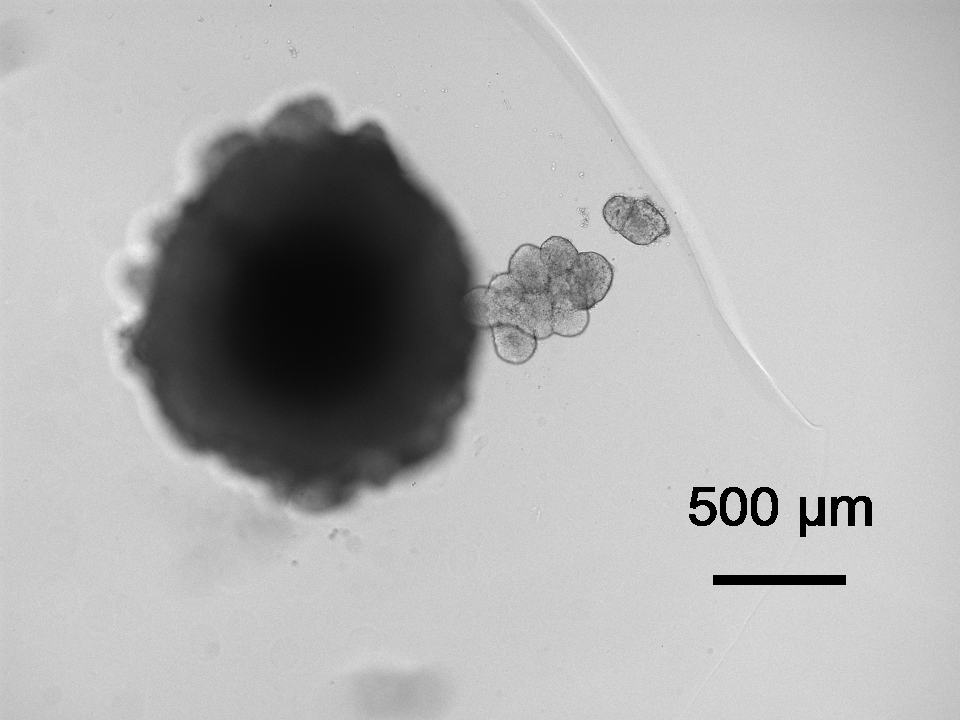
#> input picture Examples/Diameter-Measurement.tif, 960 x 720 px
$ python Diameter-Measurement.py
#> lines starting #> are read from the running program, lines starting #| are printed output that depends on the picture; after the words box and inside, x2 and y2 are one past the last pixel; in counts of white or black regions, pixels touching at a corner belong together
import cv2
import numpy as np
import pandas as pd
import os
import math
import matplotlib.pyplot as plt
import sys
rel_files=[]
tif_files = []
def get_tif_files(folder_path):
    normalized_path = os.path.normpath(folder_path)
    for root, dirs, files in os.walk(normalized_path):
        for file in files:
            if file.lower().endswith('.tif'):
                tif_files.append(os.path.join(root, file))
                rel_files.append(file)
    return tif_files

folder_path = input('Enter folder path: ')
#> the answer given: Examples
scale = int(input("Enter scale: "))
#> the answer given: 3
min_radius = int(input("Enter min_radius: "))
#> the answer given: 3
max_radius = int(input("Enter max_radius: "))
#> the answer given: 3
tif_files = get_tif_files(folder_path)
index=-1
D = []
for file_path in tif_files:
    index+=1
    print(file_path)
    image = cv2.imread(file_path)
#> image is the input picture: shape (720, 960, 3); min 0, max 255, mean 176.6

    scale_image = image.copy()

    height, width, _ = scale_image.shape
#> height = 720; width = 960
    roi = scale_image

    gray = cv2.cvtColor(roi, cv2.COLOR_BGR2GRAY)

    _, binary = cv2.threshold(gray, 200, 255, cv2.THRESH_BINARY)
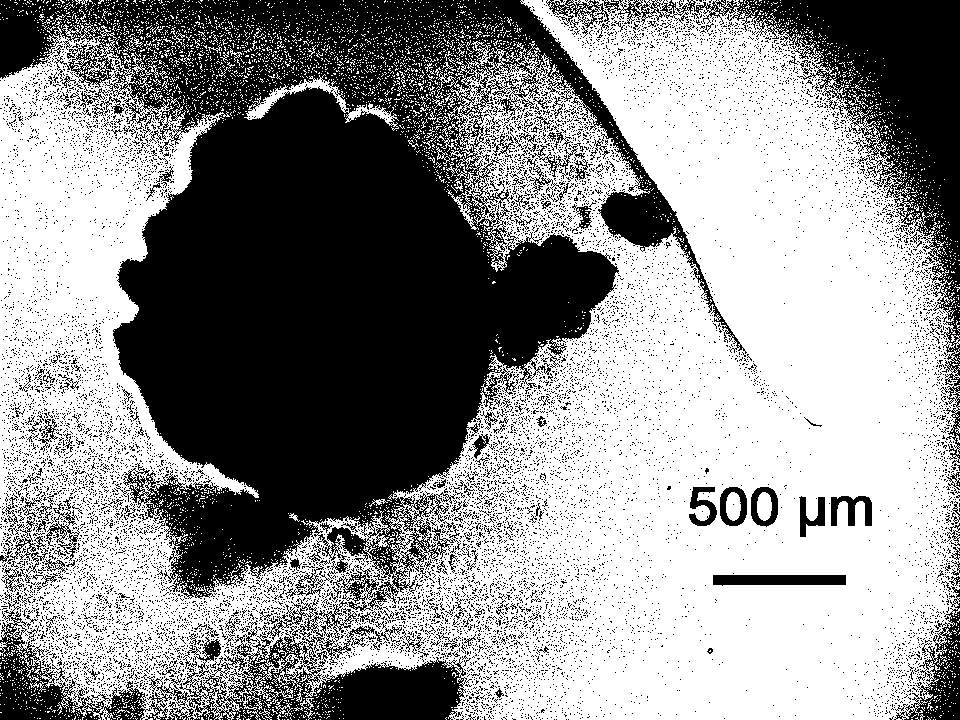
#> binary: shape (720, 960); 57.2% white; 12483 black regions (12288 under 20 px)

    contours, _ = cv2.findContours(binary, cv2.RETR_EXTERNAL, cv2.CHAIN_APPROX_SIMPLE)
#> contours = 4282 contours, 4264 with area under 20; largest, box (x1, y1, x2, y2) and area: (0, 0, 960, 720) 436662, (244, 74, 399, 131) 1238, (300, 698, 315, 720) 70, (436, 146, 450, 166) 59, (567, 0, 594, 12) 57

    for contour in contours:
        x, y, w, h = cv2.boundingRect(contour)

        if w > 100 and h > 2:
            cv2.rectangle(roi, (x, y), (x + w, y + h), (0, 0, 255), 2)
            print(x,y,w,h)
            scale_length_pixels = w
            break
#> this loop made 2218 passes
#> (x, y, w, h, scale_length_pixels) on pass 2218: (244, 74, 155, 57, 155)
#> (x, y, w, h) on passes 1, 2, 3, 5, 6, 7: (935, 719, 1, 1), (933, 719, 1, 1), (926, 719, 1, 1), (320, 719, 1, 1), (318, 719, 1, 1), (315, 719, 1, 1)
#| 244 74 155 57
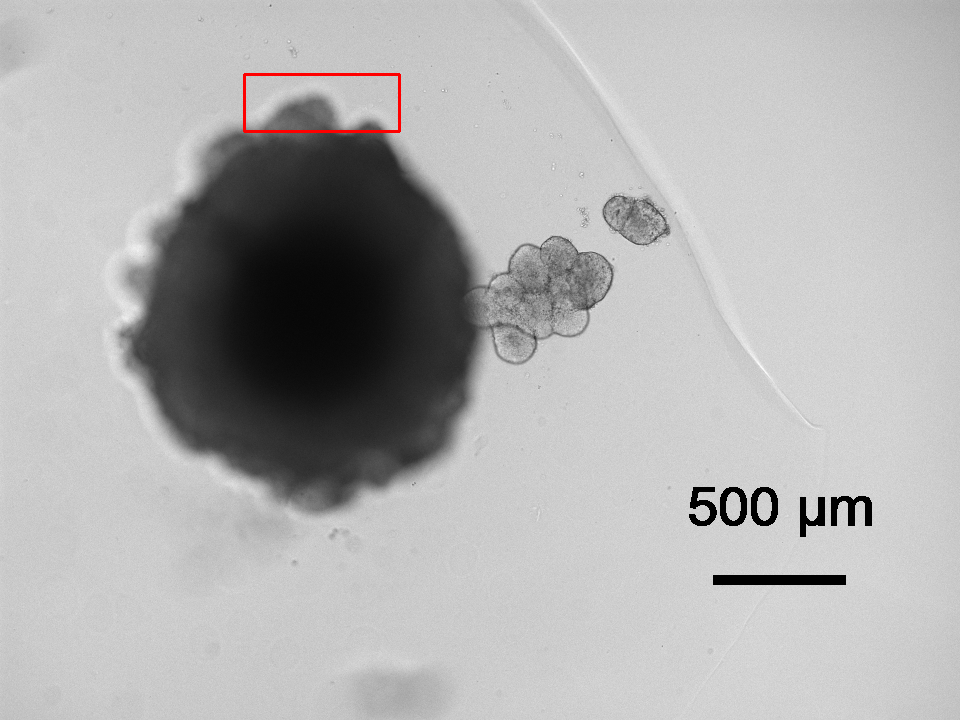
#> roi: shape (720, 960, 3); 0.18% of pixels changed, all inside (x1, y1, x2, y2) = (243, 73, 401, 133)


    scale_length_mm = scale


    pixel_to_mm_ratio = scale_length_mm / scale_length_pixels
#> pixel_to_mm_ratio = 0.0194
    min_radius /= pixel_to_mm_ratio
#> min_radius = 155
    max_radius /= pixel_to_mm_ratio
#> max_radius = 155
    print(scale_length_pixels)
#| 155

    filtered_image = image.copy()


    layer = image.copy()


    blurred_layer = cv2.GaussianBlur(layer, (501, 501), 0)


    lowered_brightness = cv2.convertScaleAbs(blurred_layer, alpha=1, beta=-50)


    blended_image = cv2.subtract(layer, lowered_brightness)


    merged_layer = cv2.add(layer, blended_image)
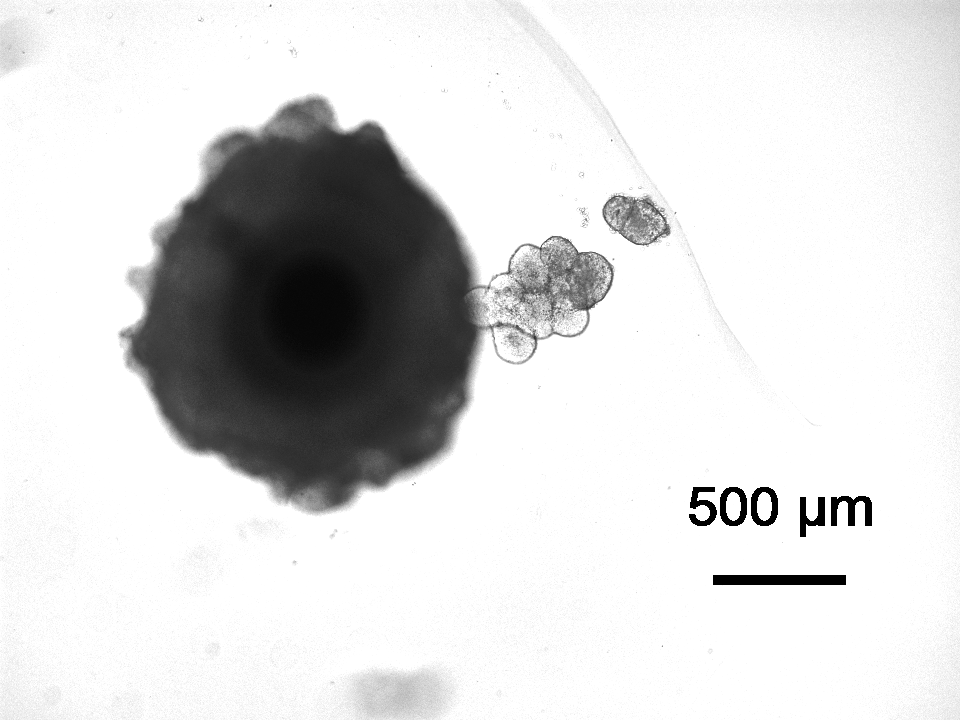
#> merged_layer: shape (720, 960, 3); min 0, max 255, mean 219


    blurred_merged_layer=cv2.convertScaleAbs(blended_image, alpha=-1., beta=90)
    blurred_merged_layer=cv2.convertScaleAbs(blurred_merged_layer, alpha=3., beta=0)
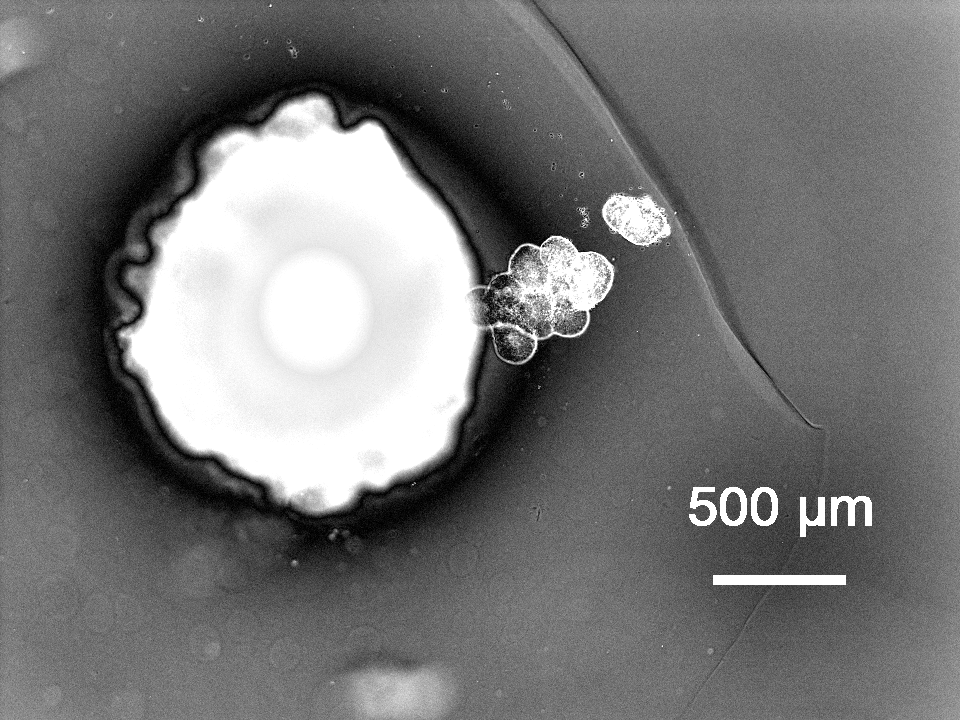
#> blurred_merged_layer: shape (720, 960, 3); min 0, max 255, mean 118.6


    gray_image = cv2.cvtColor(blurred_merged_layer, cv2.COLOR_BGR2GRAY)

    _, binary_image = cv2.threshold(gray_image, 100, 255, cv2.THRESH_BINARY)
#> binary_image: shape (720, 960); 59.9% white; 10508 black regions (10407 under 20 px), largest, box (x1, y1, x2, y2) and area: (0, 0, 932, 695) 250952, (494, 328, 534, 362) 722, (757, 492, 772, 521) 351

    kernel = np.ones((5,5), np.uint8)
    dilated_image = cv2.dilate(binary_image, kernel, iterations=1)
#> dilated_image: shape (720, 960); 78.3% white; 241 black regions (213 under 20 px), largest, box (x1, y1, x2, y2) and area: (29, 0, 655, 609) 128723, (683, 437, 890, 635) 16994, (588, 70, 715, 269) 1832
    eroded_image = cv2.erode(dilated_image, kernel, iterations=2)
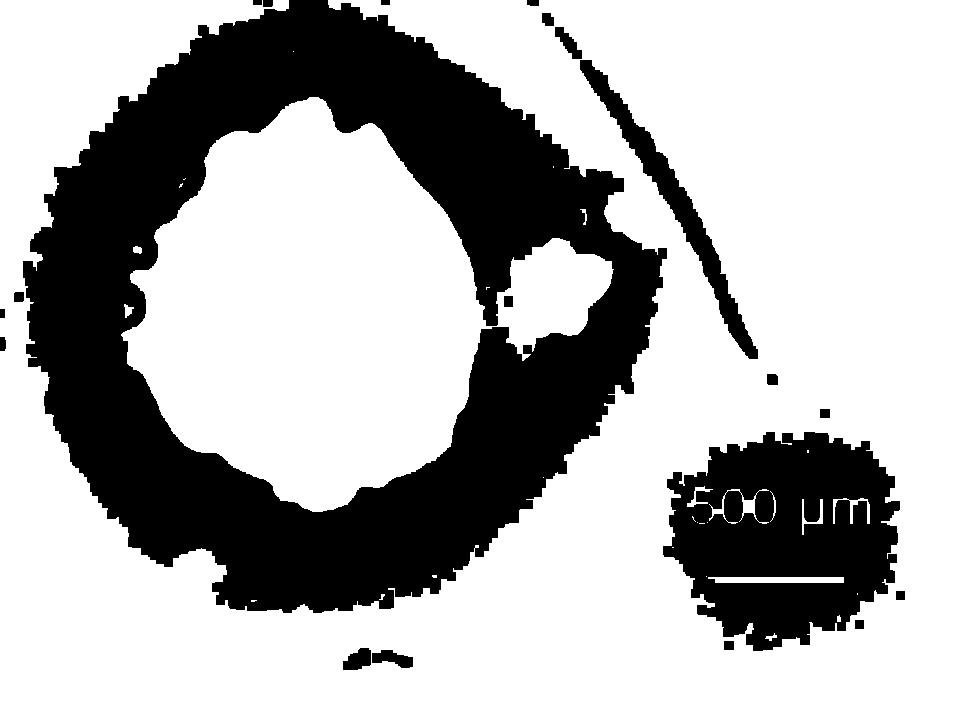
#> eroded_image: shape (720, 960); 69.6% white; 20 black regions, largest, box (x1, y1, x2, y2) and area: (23, 0, 667, 613) 165545, (663, 432, 900, 651) 36050, (580, 60, 758, 359) 6281


    blurred_image = cv2.GaussianBlur(eroded_image, (3, 3), 0)

    edges = cv2.Canny(blurred_image, threshold1=50, threshold2=100)
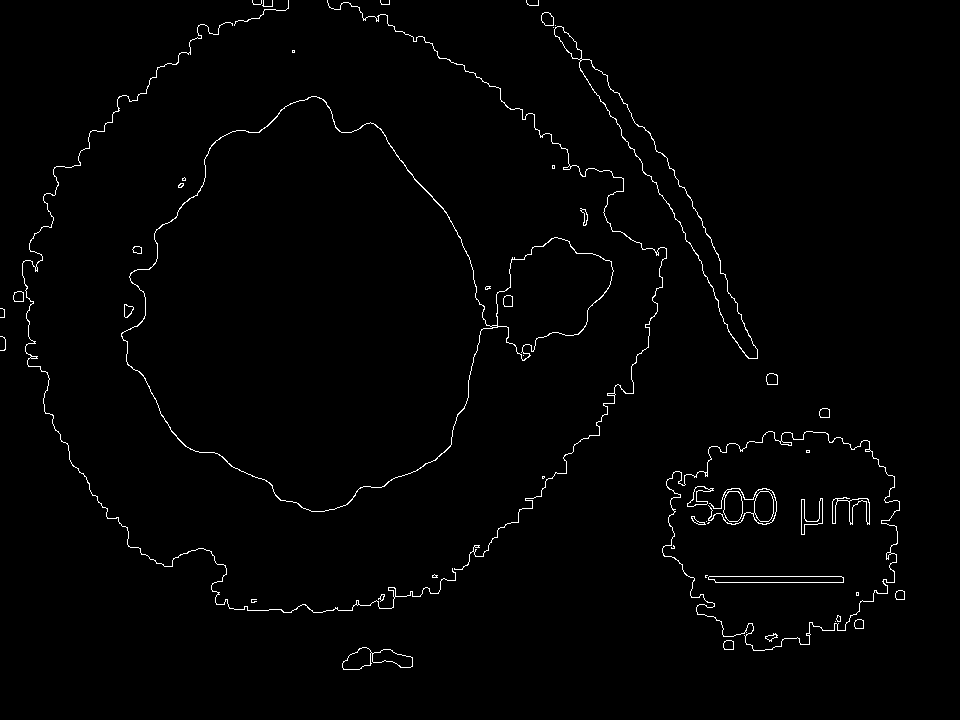
#> edges: shape (720, 960); 1.3% white in thin lines or dots, all inside (x1, y1, x2, y2) = (0, 0, 905, 670)
    contours, hierarchy = cv2.findContours(edges, cv2.RETR_EXTERNAL, cv2.CHAIN_APPROX_SIMPLE)
#> contours = 34 contours, 18 with area under 20; largest, box (x1, y1, x2, y2) and area: (121, 96, 614, 512) 111098, (662, 431, 900, 651) 37994, (554, 26, 758, 359) 6702, (342, 647, 413, 670) 872, (22, 22, 456, 613) 174

    diameters = []

    for contour in contours:

        area = cv2.contourArea(contour)
        perimeter = cv2.arcLength(contour, True)

        if area>math.pi*min_radius**2 and area < math.pi*max_radius**2 and perimeter > math.pi*2*min_radius and perimeter < math.pi*2*max_radius:
            cv2.drawContours(filtered_image, [contour], -1, (0, 255, 0), 2)

            (x, y), radius = cv2.minEnclosingCircle(contour)
            radius = (area/math.pi)**0.5

            if radius >min_radius and radius<max_radius:
                cv2.circle(filtered_image, (int(x), int(y)), int(radius), (0, 0, 255), 2)
                diameter = radius * 2
                diameters.append(diameter)
#> this loop made 34 passes
#> (area, perimeter) on passes 1, 2, 3, 6, 9, 10, 11, 14, 15, 17, 18, 22: (871.5, 200.5), (83, 35.66), (74, 33.66), (74, 33.66), (37994.5, 1187.4), (83, 35.66), (110.5, 41.07), (82, 38.14), (91, 37.66), (51.5, 29.07), (48.5, 47.56), (111098.5, 1816)
#> after the loop, diameters = []


    output_path = 'processed_'+rel_files[index]+'.jpg'
    cv2.imwrite(output_path, filtered_image)

    D.append(diameters)


data = {'File': rel_files,
        'Diameter': D}
#> data = {'File': ['Diameter-Measurement.tif'], 'Diameter': [[]]}
print(data)
#| {'File': ['Diameter-Measurement.tif'], 'Diameter': [[]]}
dfs = []


for file, diameters in zip(data['File'], data['Diameter']):
    df = pd.DataFrame({'File': [file], 'Diameter': [diameters]})
    dfs.append(df)
#> this loop made 1 pass
#> (file, diameters, df) on pass 1: ('Diameter-Measurement.tif', [], table of 1 rows and 2 columns)
#> after the loop, dfs = 1 item


df = pd.concat(dfs, ignore_index=True)


df.to_excel('output.xlsx', index=False)
